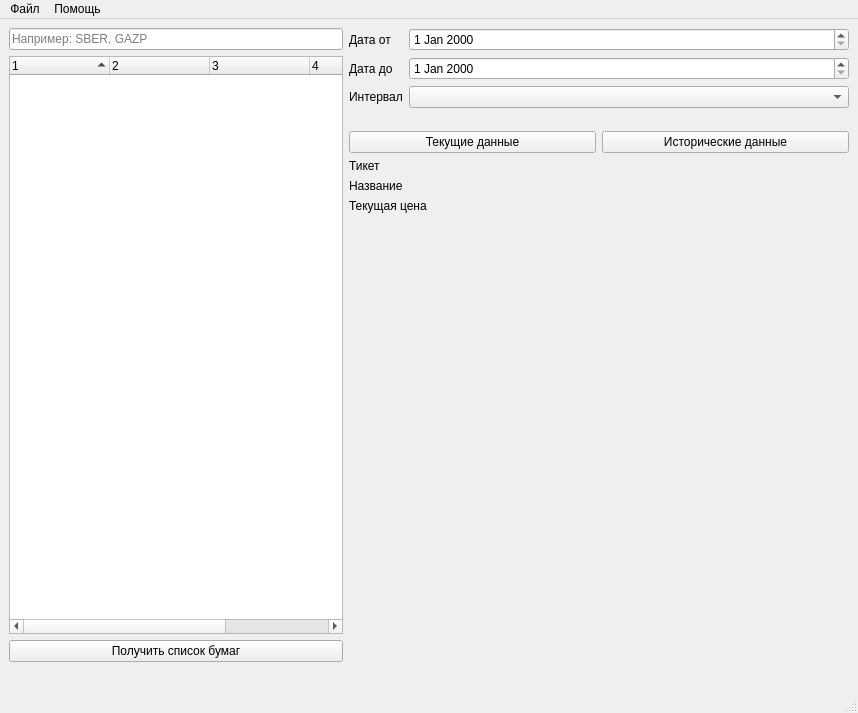
<?xml version="1.0" encoding="UTF-8"?>
<ui version="4.0">
 <class>MainWindow</class>
 <widget class="QMainWindow" name="MainWindow">
  <property name="geometry">
   <rect>
    <x>0</x>
    <y>0</y>
    <width>858</width>
    <height>713</height>
   </rect>
  </property>
  <property name="windowTitle">
   <string>MOEX API Client</string>
  </property>
  <widget class="QWidget" name="centralwidget">
   <layout class="QVBoxLayout" name="verticalLayout">
    <item>
     <layout class="QVBoxLayout" name="verticalLayout_ScrollingText"/>
    </item>
    <item>
     <layout class="QHBoxLayout" name="horizontalLayout">
      <item>
       <layout class="QVBoxLayout" name="verticalLayout_workPanel">
        <item>
         <widget class="QLineEdit" name="searchLineEdit">
          <property name="placeholderText">
           <string>Например: SBER, GAZP</string>
          </property>
         </widget>
        </item>
        <item>
         <widget class="QTreeWidget" name="treeWidgetTickets">
          <property name="sortingEnabled">
           <bool>true</bool>
          </property>
          <property name="columnCount">
           <number>5</number>
          </property>
          <column>
           <property name="text">
            <string notr="true">1</string>
           </property>
          </column>
          <column>
           <property name="text">
            <string notr="true">2</string>
           </property>
          </column>
          <column>
           <property name="text">
            <string notr="true">3</string>
           </property>
          </column>
          <column>
           <property name="text">
            <string notr="true">4</string>
           </property>
          </column>
          <column>
           <property name="text">
            <string notr="true">5</string>
           </property>
          </column>
         </widget>
        </item>
        <item>
         <widget class="QPushButton" name="fetchTicketsButton">
          <property name="text">
           <string>Получить список бумаг</string>
          </property>
         </widget>
        </item>
       </layout>
      </item>
      <item>
       <layout class="QVBoxLayout" name="verticalLayout_list">
        <item>
         <layout class="QFormLayout" name="formLayout_2">
          <item row="1" column="0">
           <widget class="QLabel" name="label_2">
            <property name="text">
             <string>Дата от</string>
            </property>
           </widget>
          </item>
          <item row="2" column="0">
           <widget class="QLabel" name="label">
            <property name="text">
             <string>Дата до</string>
            </property>
           </widget>
          </item>
          <item row="1" column="1">
           <widget class="QDateEdit" name="dateEditFrom"/>
          </item>
          <item row="2" column="1">
           <widget class="QDateEdit" name="dateEditTo"/>
          </item>
          <item row="3" column="0">
           <widget class="QLabel" name="label_6">
            <property name="text">
             <string>Интервал</string>
            </property>
           </widget>
          </item>
          <item row="3" column="1">
           <widget class="QComboBox" name="intervalCombo"/>
          </item>
         </layout>
        </item>
        <item>
         <layout class="QHBoxLayout" name="horizontalLayout_4">
          <item>
           <widget class="QPushButton" name="fetchButton">
            <property name="text">
             <string>Текущие данные</string>
            </property>
           </widget>
          </item>
          <item>
           <widget class="QPushButton" name="historyButton">
            <property name="text">
             <string>Исторические данные</string>
            </property>
           </widget>
          </item>
         </layout>
        </item>
        <item>
         <layout class="QFormLayout" name="formLayout">
          <item row="2" column="0">
           <widget class="QLabel" name="label_5">
            <property name="text">
             <string>Название</string>
            </property>
           </widget>
          </item>
          <item row="3" column="0">
           <widget class="QLabel" name="label_4">
            <property name="text">
             <string>Текущая цена</string>
            </property>
           </widget>
          </item>
          <item row="3" column="1">
           <widget class="QLabel" name="priceLabel">
            <property name="text">
             <string/>
            </property>
           </widget>
          </item>
          <item row="2" column="1">
           <widget class="QLabel" name="securityNameLabel">
            <property name="text">
             <string/>
            </property>
           </widget>
          </item>
          <item row="1" column="0">
           <widget class="QLabel" name="label_3">
            <property name="text">
             <string>Тикет</string>
            </property>
           </widget>
          </item>
          <item row="1" column="1">
           <widget class="QLabel" name="tickerLabel">
            <property name="text">
             <string/>
            </property>
           </widget>
          </item>
         </layout>
        </item>
        <item>
         <layout class="QVBoxLayout" name="verticalLayout_3">
          <item>
           <widget class="QCustomPlot" name="chartWidget" native="true">
            <property name="minimumSize">
             <size>
              <width>500</width>
              <height>400</height>
             </size>
            </property>
           </widget>
          </item>
         </layout>
        </item>
       </layout>
      </item>
     </layout>
    </item>
    <item>
     <widget class="QLabel" name="statusLabel">
      <property name="text">
       <string/>
      </property>
      <property name="alignment">
       <set>Qt::AlignmentFlag::AlignCenter</set>
      </property>
     </widget>
    </item>
   </layout>
  </widget>
  <widget class="QMenuBar" name="menubar">
   <property name="geometry">
    <rect>
     <x>0</x>
     <y>0</y>
     <width>858</width>
     <height>22</height>
    </rect>
   </property>
   <widget class="QMenu" name="menuFile">
    <property name="title">
     <string>Файл</string>
    </property>
    <addaction name="actionExit"/>
   </widget>
   <widget class="QMenu" name="menuHelp">
    <property name="title">
     <string>Помощь</string>
    </property>
    <addaction name="actionAbout"/>
   </widget>
   <addaction name="menuFile"/>
   <addaction name="menuHelp"/>
  </widget>
  <widget class="QStatusBar" name="statusbar"/>
  <action name="actionExit">
   <property name="text">
    <string>Выход</string>
   </property>
  </action>
  <action name="actionAbout">
   <property name="text">
    <string>О программе</string>
   </property>
  </action>
 </widget>
 <customwidgets>
  <customwidget>
   <class>QCustomPlot</class>
   <extends>QWidget</extends>
   <header>qcustomplot.h</header>
   <container>1</container>
  </customwidget>
 </customwidgets>
 <resources/>
 <connections>
  <connection>
   <sender>actionExit</sender>
   <signal>triggered()</signal>
   <receiver>MainWindow</receiver>
   <slot>close()</slot>
   <hints>
    <hint type="sourcelabel">
     <x>-1</x>
     <y>-1</y>
    </hint>
    <hint type="destinationlabel">
     <x>400</x>
     <y>300</y>
    </hint>
   </hints>
  </connection>
 </connections>
</ui>
